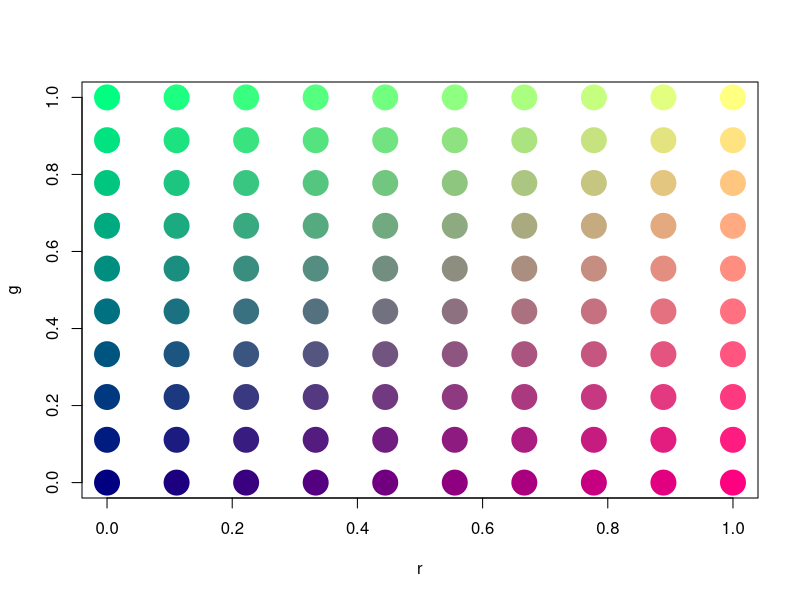

Write the R code that produced this figure.
hcl <- expand.grid(h = seq(0, 360, by = 2), l = 50, c = seq(0, 100, by = 2))
hcl <- transform(hcl, 
  angle = h * pi / 180,
  radius = c / diff(range(c))
)
hcl <- transform(hcl,
  x = radius * sin(angle),
  y = radius * cos(angle)
)
hcl$colour <- hcl(hcl$h, hcl$c, hcl$l)



# with(hcl, plot(x, y, col=colour, pch=20, cex=3))
# print(qplot(x, y, data=hcl, colour=colour) + scale_colour_identity())


rgb_vals <- expand.grid(r = seq(0, 1, length = 10), g = seq(0, 1, length=10), b = 0.5)
rgb_vals$colour <- do.call(rgb, rgb_vals)

with(rgb_vals, plot(r, g, col=colour, pch=20, cex=5))
